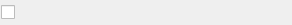
<?xml version="1.0" encoding="UTF-8"?>
<ui version="4.0">
 <class>ToggleParm</class>
 <widget class="QWidget" name="ToggleParm">
  <property name="geometry">
   <rect>
    <x>0</x>
    <y>0</y>
    <width>292</width>
    <height>25</height>
   </rect>
  </property>
  <property name="windowTitle">
   <string>Form</string>
  </property>
  <layout class="QHBoxLayout" name="horizontalLayout">
   <property name="spacing">
    <number>1</number>
   </property>
   <property name="leftMargin">
    <number>1</number>
   </property>
   <property name="topMargin">
    <number>1</number>
   </property>
   <property name="rightMargin">
    <number>1</number>
   </property>
   <property name="bottomMargin">
    <number>1</number>
   </property>
   <item>
    <widget class="QCheckBox" name="checkBox"/>
   </item>
  </layout>
 </widget>
 <resources/>
 <connections/>
</ui>
